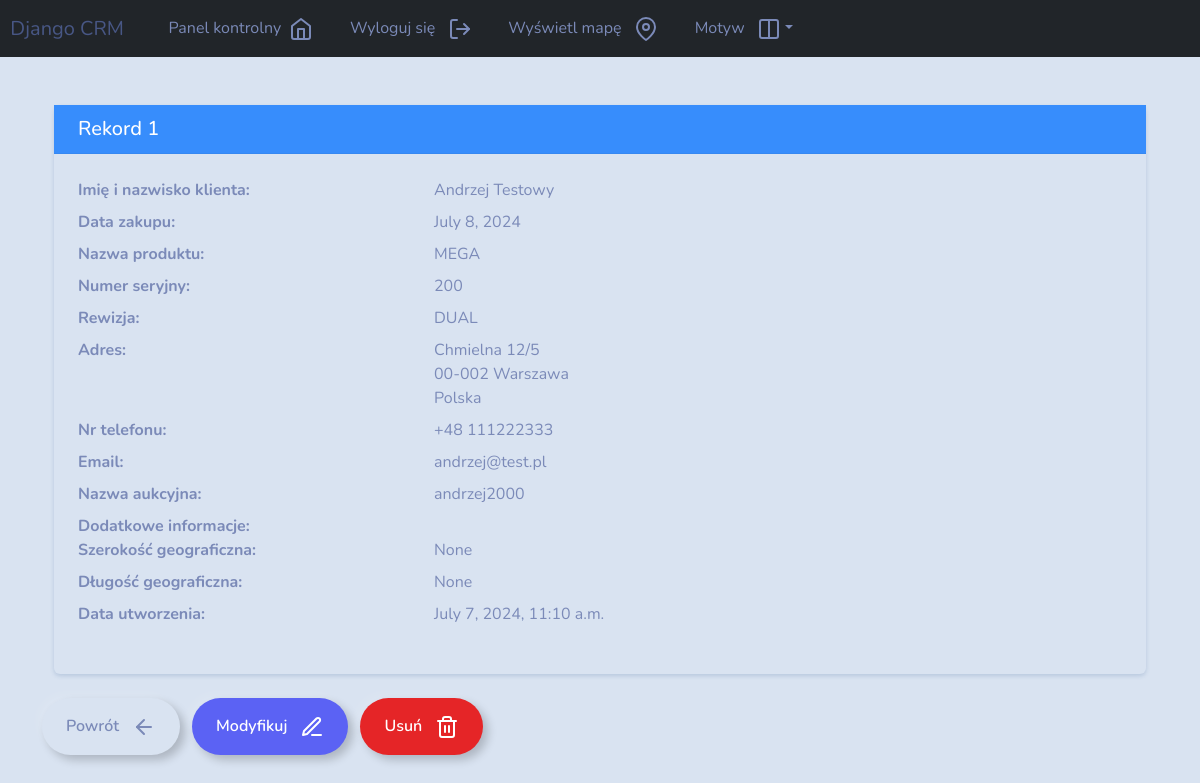
Before: /record/1 (signed in) with the older database file.
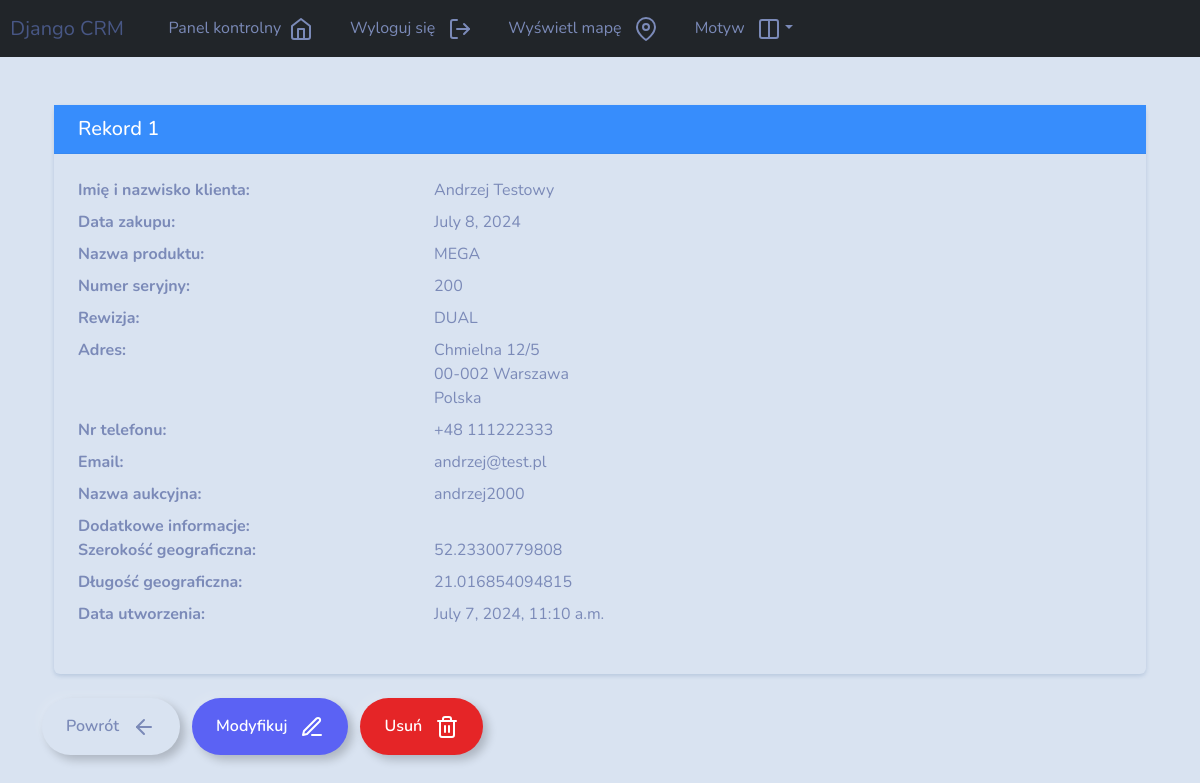
After: the same page with the newer database file.
### webapp/models.py (models this page shows, shortened)
class Record(models.Model):
    creation_date = models.DateTimeField(auto_now_add=True)
    purchase_date = models.DateField(blank=True, null=True)  # Allows blank and NULL
    product_name = models.CharField(max_length=100, blank=True)  # Allows blank
    serial_number = models.CharField(max_length=100, blank=True)  # Allows blank
    revision = models.CharField(max_length=100, blank=True)  # Allows blank
    customer_first_name = models.CharField(max_length=100, blank=True)  # Allows blank
    customer_last_name = models.CharField(max_length=100, blank=True)  # Allows blank
    address_street = models.CharField(max_length=100, blank=True)  # Allows blank
    address_building = models.CharField(max_length=100, blank=True)  # Allows blank
    address_apartment = models.CharField(max_length=100, blank=True)  # Allows blank
    address_city = models.CharField(max_length=100, blank=True)  # Allows blank
    address_postal_code = models.CharField(max_length=100, blank=True)  # Allows blank
    address_country = models.CharField(max_length=100, blank=True)  # Allows blank
    phone_number = models.CharField(max_length=100, blank=True)  # Allows blank
    email = models.EmailField(max_length=100, blank=True)  # Allows blank
    auction_name = models.CharField(max_length=100, blank=True)  # Allows blank
    additional_info = models.TextField(max_length=1000, blank=True)  # Allows blank
    gps_latitude = models.FloatField(null=True, blank=True)  # Allows NULL and blank
    gps_longitude = models.FloatField(null=True, blank=True)  # Allows NULL and blank

### webapp/views.py (the view)
# urls.py: path('record/<int:pk>', views.view_record, name='view_record'),
@login_required(login_url='user_login')
def view_record(request, pk):
    all_records = Record.objects.get(id=pk)
    context = {'record': all_records}
    return render(request, 'webapp/view_record.html', context=context)

### webapp/templates/webapp/view_record.html (shortened to what this page needs)
{% extends 'webapp/base.html' %}
{% block content %}
<div class="container py-4">
    <div class="card shadow-sm">
        <div class="card-header bg-primary text-white">
            <h5 class="mb-0">Rekord {{ record.id }}</h5>
        </div>
        <div class="card-body">
            <dl class="row">
                <dt class="col-sm-4">Imię i nazwisko klienta:</dt>
                <dd class="col-sm-8">{{record.customer_first_name}} {{record.customer_last_name}}</dd>
                <dt class="col-sm-4">Data zakupu:</dt>
                <dd class="col-sm-8">{{record.purchase_date}}</dd>
                <dt class="col-sm-4">Nazwa produktu:</dt>
                <dd class="col-sm-8">{{record.product_name}}</dd>
                <dt class="col-sm-4">Numer seryjny:</dt>
                <dd class="col-sm-8">{{record.serial_number}}</dd>
                <dt class="col-sm-4">Rewizja:</dt>
                <dd class="col-sm-8">{{record.revision}}</dd>
                <dt class="col-sm-4">Adres:</dt>
                <dd class="col-sm-8">
                    {{record.address_street}} {{record.address_building}}/{{record.address_apartment}}<br>
                    {{record.address_postal_code}} {{record.address_city}}<br>
                    {{record.address_country}}
                </dd>
                <dt class="col-sm-4">Nr telefonu:</dt>
                <dd class="col-sm-8">{{record.phone_number}}</dd>
                <dt class="col-sm-4">Email:</dt>
                <dd class="col-sm-8">{{record.email}}</dd>
                <dt class="col-sm-4">Nazwa aukcyjna:</dt>
                <dd class="col-sm-8">{{record.auction_name}}</dd>
                <dt class="col-sm-4">Dodatkowe informacje:</dt>
                <dd class="col-sm-8">{{record.additional_info}}</dd>
                <dt class="col-sm-4">Szerokość geograficzna:</dt>
                <dd class="col-sm-8">{{record.gps_latitude}}</dd>
                <dt class="col-sm-4">Długość geograficzna:</dt>
                <dd class="col-sm-8">{{record.gps_longitude}}</dd>
                <dt class="col-sm-4">Data utworzenia:</dt>
                <dd class="col-sm-8">{{record.creation_date}}</dd>
            </dl>
        </div>
    </div>
</div>
<a href="{% url 'dashboard' %}" class="btn btn-outline-secondary">Powrót &nbsp&nbsp<i data-feather="arrow-left"></i></a>
<a href="{% url 'update_record' record.id %}" class="btn btn-outline-info">Modyfikuj &nbsp&nbsp<i data-feather="edit-3"></i></a>
<a href="{% url 'delete_record' record.id %}" class="btn btn-outline-danger">Usuń &nbsp&nbsp<i data-feather="trash-2"></i></a>
{% endblock %}

Changed rows visible on the page:
changed Record "Andrzej": gps_latitude "None" → "52.23300779808"; gps_longitude "None" → "21.016854094815"
